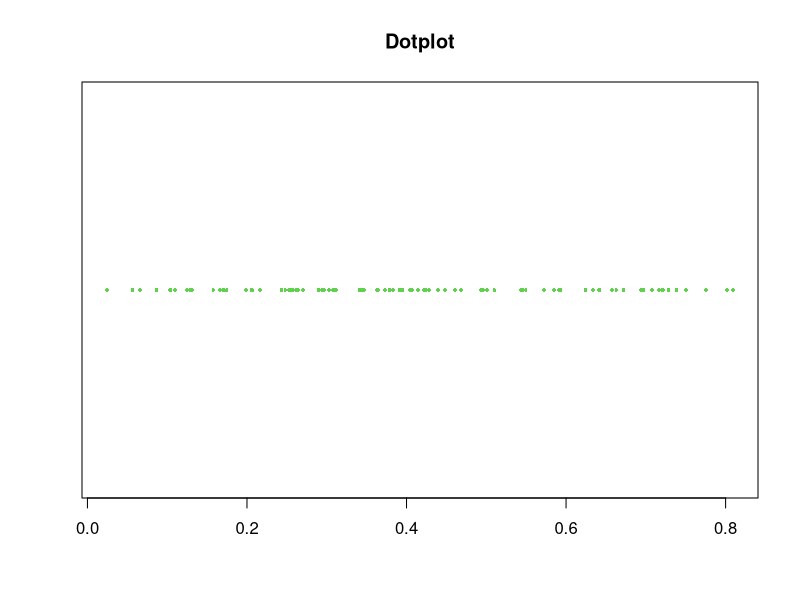
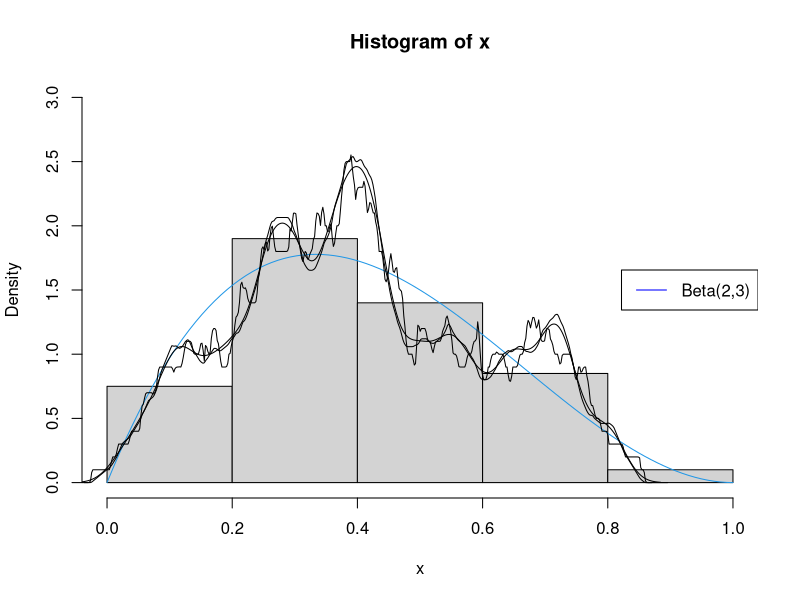
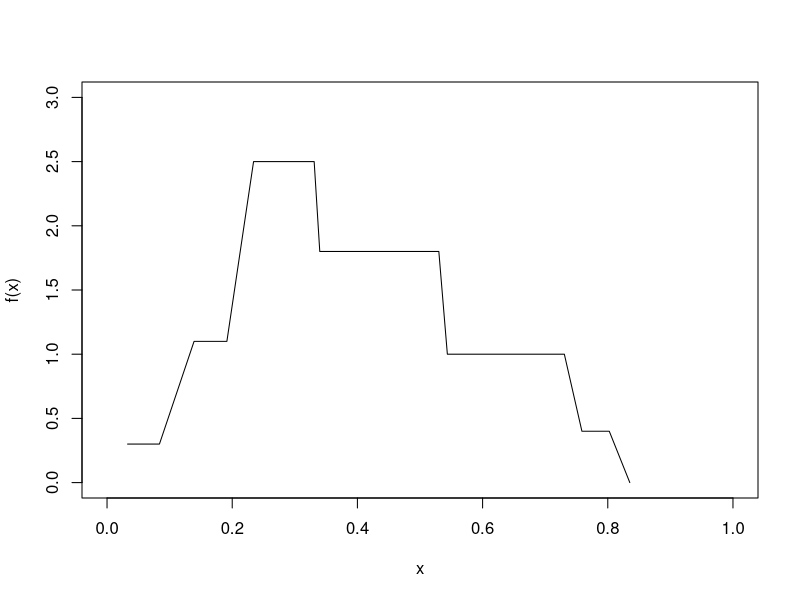
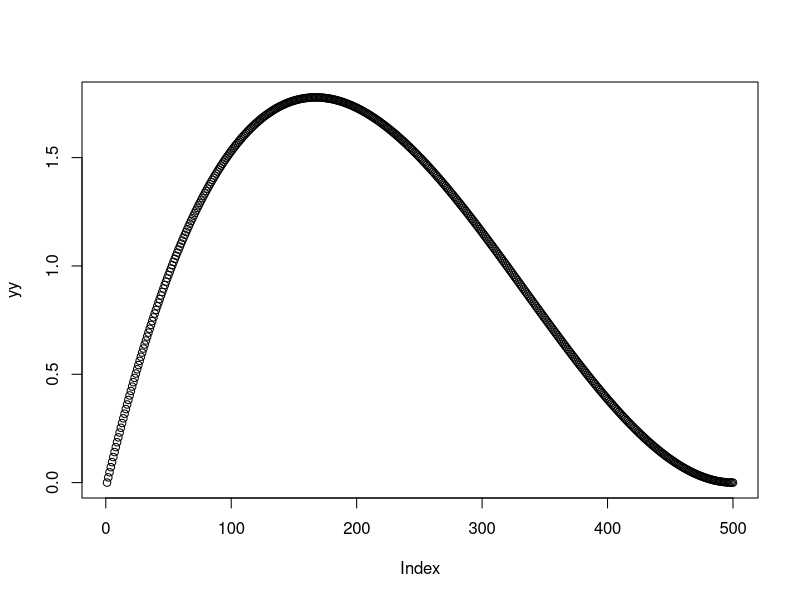

These charts were generated, in order, by the following R code: (Note: this script raises an error after producing the figures.)

# First, simulate 100 observations from a mixed distribution of beta(2,3)
# , each with probability 0.5. Then, use at least 3 density estimating methods
# to smooth the observations. 
# You need to specify the parameters in the smoothing methods, 
# and compare the results.

set.seed(20)
m = 100
x = rbeta(m,2,3)
stripchart(x,pch=16,cex=0.5,col=3,main="Dotplot")
y = seq(0,1,length=100)
hist(x,breaks = 5,probability = T,ylim = c(0,3))
lines(y,dbeta(y,2,3),col=4)
legend("right","Beta(2,3)",lty=1,col="Blue")

kernal_g = density(x, kernel = c("gaussian"),width = 0.1)
kernal_r = density(x, kernel = c("rectangular"),width = 0.1)
kernal_t = density(x, kernel = c("triangular"),width = 0.1)

lines(kernal_g)
lines(kernal_r)
lines(kernal_t)

# 寫code~~~
set.seed(0123)
x <- rbeta(100,2,3)
h=0.1
#histogram density estimator
histest=function(x,h){
  w=function(x,a,b){
    if (x<=b & x>=a) {return(1)}
    else {return(0)}}
  n=length(x)
  sx=seq(min(x),max(x),by=h)
  a=sx[-length(sx)]
  b=sx[-1]
  ni=NULL
  for (j in 1:length(a)){
    ni[j]=sum(x<=b[j] & x>=a[j])}
  t1=NULL
  for (i in sort(x)){
    t0=NULL
    for (j in 1:length(a)){
      wi=w(i,a[j],b[j])
      t0=c(t0,wi)}
    y=1/n*sum(ni/h*t0)
    t1=c(t1,y)}
  return(t1)}

# naive density estimator
naiveest=function(x,h){
  w=function(y){
    if (abs(y)<1) {return(1/2)}
    else {return(0)}}
  n=length(x)
  sx=seq(min(x),max(x),length=100)
  t1=NULL
  for (i in sx){
    t0=NULL
    for (j in x){
      wei=w((i-j)/h)
      t0=c(t0,wei)}
    y=1/n*sum(1/h*t0)
    t1=c(t1,y)}
  return(t1)}

# kernel density estimator
# norm
kernel_norm=function(x,h){
  w=function(y){ dnorm(y) }
  n=length(x)
  sx=seq(min(x),max(x),length=100)
  t1=NULL
  for (i in sx){
    t0=NULL
    for (j in x){
      wei=w((i-j)/h)
      t0=c(t0,wei)}
    y=1/n*sum(1/h*t0)
    t1=c(t1,y)}
  return(t1)}

y1=histest(x,0.1)                #h=0.1，也可使用其他h值
xa=seq(min(x),max(x),length=500)
y2=naiveest(x,0.1)               #h=0.1，也可使用其他h值
y3=kernel_norm(x,0.1)            #h=0.1，也可使用其他h值

par(mfrow=c(1,1))
plot(sort(x),y1,typ="l",xlab="x",ylab="f(x)",xlim=c(0,1), ylim=c(0,3))

j <- seq(0,1,length=500)
yy <- dbeta(j,2,3)
plot(yy)
lines(seq(0,1,length=5000),dbeta(j,2,3),col = "skyblue")
matplot(cbind(xa,xa),cbind(y2,y3),typ=c("l","l"),
        pch=1,col=c(2,4),lty=c(2:3),main=" Three Density Estimates ",add=TRUE)
legend(1,0.3,c("histogram(h=0.1)","naive(h=0.1)","kernel(h=0.1)")
       ,col=c(1,2,4),lty=c(1:3),cex=0.8)
xx <- sort(x)
yy <- dbeta(xx,2,3)
y2 <- naiveest(xx,0.1)
y3 <- kernel_norm(xx,0.1)
data <- cbind(xx,yy,y2,y3) %>% as.data.frame()

colnames(data) <- c("sample","hist","naive","kernal")
library(tidyverse)
ggplot(data = data,aes(x=sample))+
  geom_histogram(mapping = aes(y=..density..),color="white",fill="gray")+
  geom_line(mapping = aes(y=hist),color="green",size=1)+
  geom_line(mapping = aes(y=naive),color="gray",size=1.5,linetype=4)+
  geom_line(mapping = aes(y=kernal),color="blue",size=1.5,linetype=2)
 

#question05

x <- runif(1000,0,1*pi)
e <- rnorm(1000,0,0.9)
data <- sin(x)+e
data
naiveest(data,0.1)
# naive density estimator
naiveest=function(x,h){
  w=function(y){
    if (abs(y)<1) {return(1/2)}
    else {return(0)}}
  n=length(x)
  sx=seq(min(x),max(x),length=1000)
  t1=NULL
  for (i in sx){
    t0=NULL
    for (j in x){
      wei=w((i-j)/h)
      t0=c(t0,wei)}
    y=1/n*sum(1/h*t0)
    t1=c(t1,y)}
  return(t1)}

# kernel density estimator
# norm
kernel_norm=function(x,h){
  w=function(y){ dnorm(y) }
  n=length(x)
  sx=seq(min(x),max(x),length=1000)
  t1=NULL
  for (i in sx){
    t0=NULL
    for (j in x){
      wei=w((i-j)/h)
      t0=c(t0,wei)}
    y=1/n*sum(1/h*t0)
    t1=c(t1,y)}
  return(t1)}

ya <- naiveest(sort(data),0.1)
